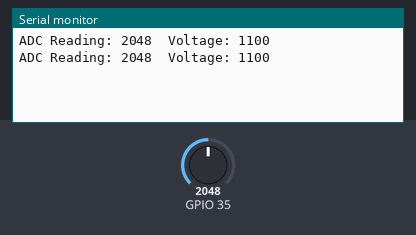
The sketch below on a simulated ESP32. Shown: the last lines printed to the serial monitor. The inputs (shaded band) are chosen by the test bench; at power-on: GPIO 35 = 2048.

Above: at 1.2 s.
1.3 s: GPIO 35 set to 2866
At 2.6 s:
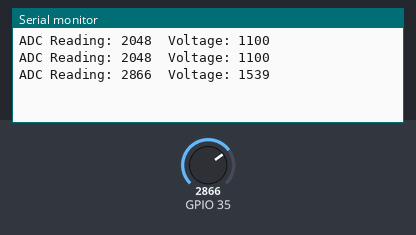
2.8 s: GPIO 35 set to 3603
At 4.1 s:
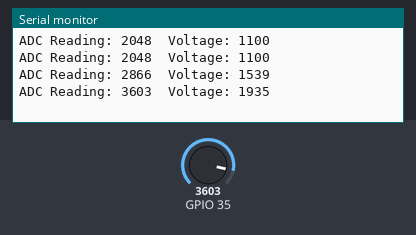
Timing chart, 0 to 5.8 s (numbered marks = the images above; inputs shaded):
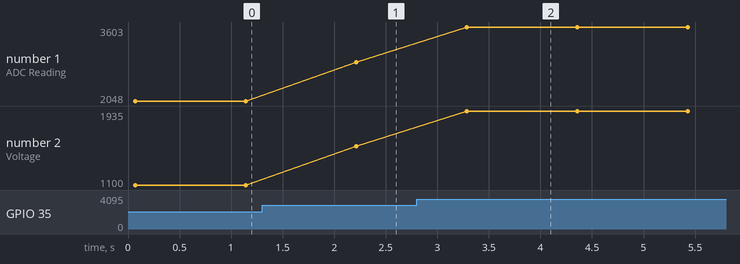

Measured:
- after the input at 1.3 s, the serial monitor: prints a new line after 0.91 s (image 1)
- after the input at 2.8 s, the serial monitor: prints a new line after 0.49 s (image 2)
- plotted number 1: 2048 → 2866 after the input at 1.3 s, 2866 → 3603 after the input at 2.8 s
- plotted number 2: 1100 → 1539 after the input at 1.3 s, 1539 → 1935 after the input at 2.8 s

The sketch:

ESP32ADC.ino
```cpp
#include <esp_adc_cal.h>
#include <driver/adc.h>

#define DEFAULT_VREF    1100    // 默认1.1V的参考电压
#define NO_OF_SAMPLES   64      // ADC采样次数
#define ADC_WIDTH       ADC_WIDTH_12Bit  // ADC 12位宽度
#define ADC_ATTEN       ADC_ATTEN_6db    // 6dB衰减器
#define ADC_PIN         ADC1_CHANNEL_7

esp_adc_cal_characteristics_t *adc_chars;

void setup() {
    Serial.begin(115200);

    adc1_config_width(ADC_WIDTH);  // 设置ADC为12位宽度
    adc1_config_channel_atten(ADC_PIN, ADC_ATTEN);  // 配置ADC通道为6dB衰减器

    // 使用eFuse校准ADC，并获取校准值
    adc_chars = (esp_adc_cal_characteristics_t *) malloc(sizeof(esp_adc_cal_characteristics_t));
    esp_adc_cal_value_t val_type = esp_adc_cal_characterize(ADC_UNIT_1, ADC_ATTEN, ADC_WIDTH, DEFAULT_VREF, adc_chars);
}

void loop() {
    uint32_t adc_reading = 0;
    for (int i = 0; i < NO_OF_SAMPLES; i++) {
        adc_reading += adc1_get_raw((adc1_channel_t) ADC_PIN);
        delay(1);
    }

    adc_reading /= NO_OF_SAMPLES;
    uint32_t voltage = esp_adc_cal_raw_to_voltage(adc_reading, adc_chars);

    Serial.print("ADC Reading: ");
    Serial.print(adc_reading);
    Serial.print("\tVoltage: ");
    Serial.println(voltage);

    delay(1000);
}
```
